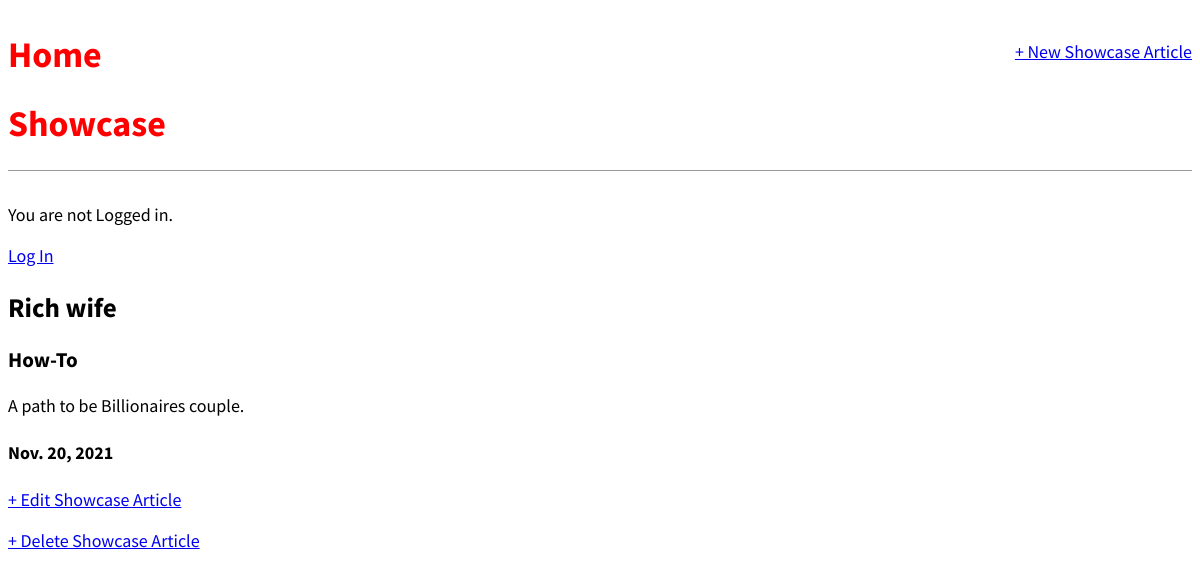
/article/6/, run on the app's committed database.
### showcase/models.py (models this page shows, shortened)
class Article(models.Model):
	title = models.CharField(max_length=200)
	subtitle = models.CharField(max_length=200)
	date = models.DateField(auto_now_add=True)
	body = models.TextField()
	author = models.ForeignKey(
		'auth.User',
		on_delete=models.CASCADE,
		)
	body = models.TextField()

### showcase/views.py (the view)
# urls.py: path('article/<int:pk>/', ArticleDetailView.as_view(),
class ArticleDetailView(DetailView):
	model = Article
	template_name = 'article_detail.html'

### templates/article_detail.html
{% extends 'base.html' %}
{% block content %}
<div class="article-update">
	<h2>{{ article.title }}</h2>
	<h3>{{ article.subtitle }}</h3>
	<p>{{ article.body }}</p>
	<h4>{{ article.date }}</h4>
</div>
<p><a href="{% url 'article_edit' article.pk %}">+ Edit Showcase Article</a></p>
<p><a href="{% url 'article_delete' article.pk %}">+ Delete Showcase Article</a></p>
{% endblock content %}

### static/css/base.css (style rules this page uses)
body { font-family: 'Source Sans Pro', sans-serif; font-size: 18px; }

### data on the page
Article: title "Rich wife", subtitle "How-To", body "A path to be Billionaires couple.", date "Nov. 20, 2021"
